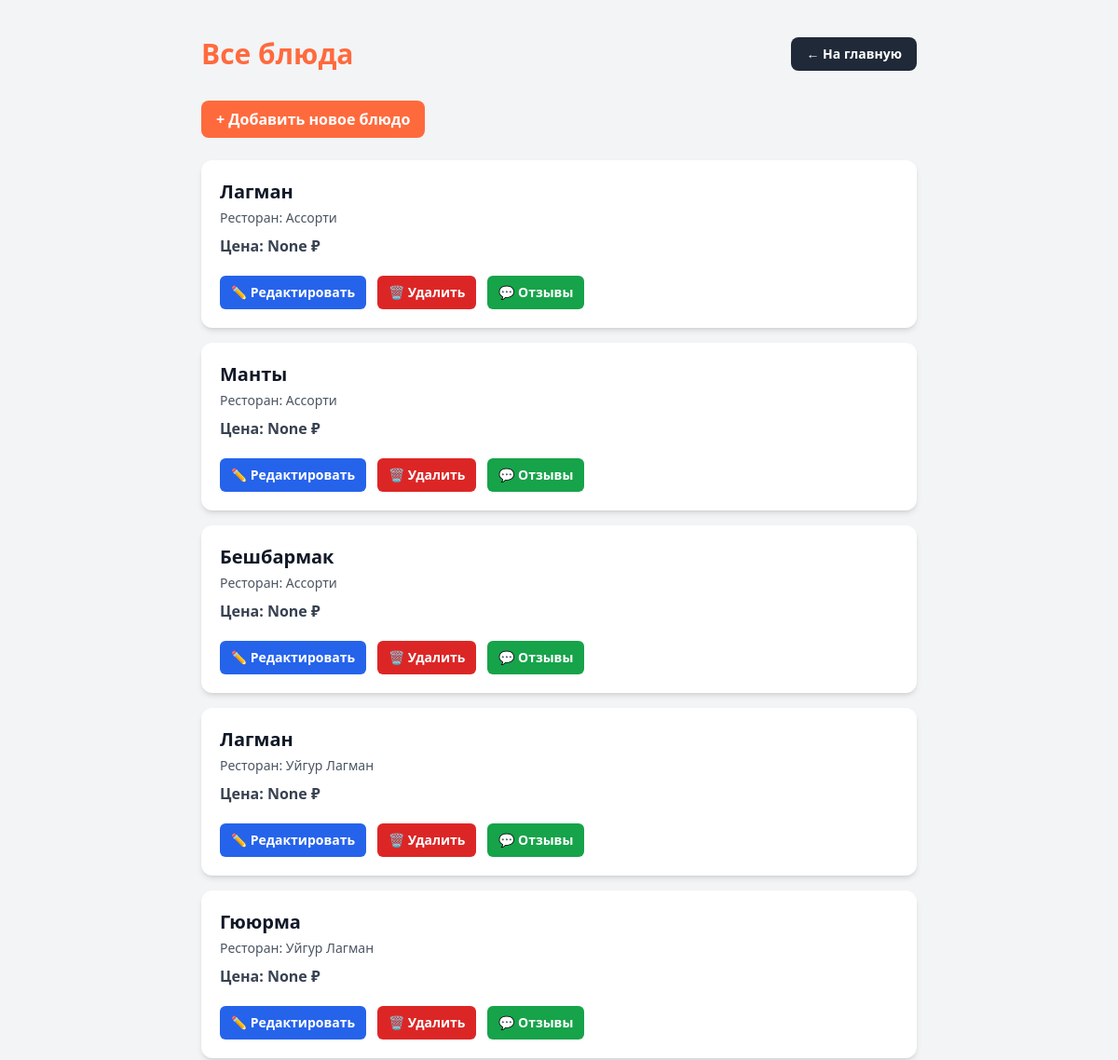
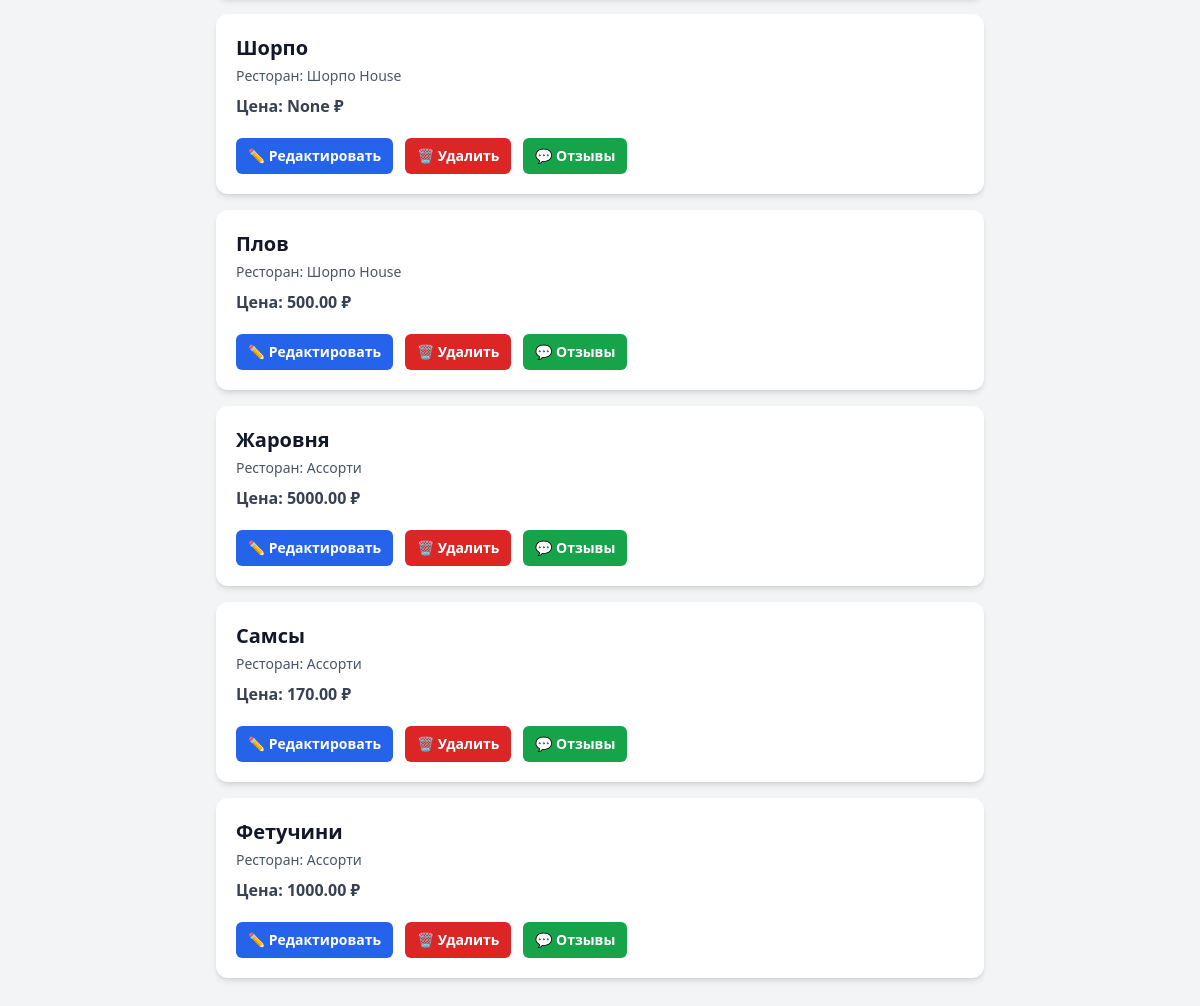
The app's page /dishes/ (signed in), older data (2 pictures, top to bottom).
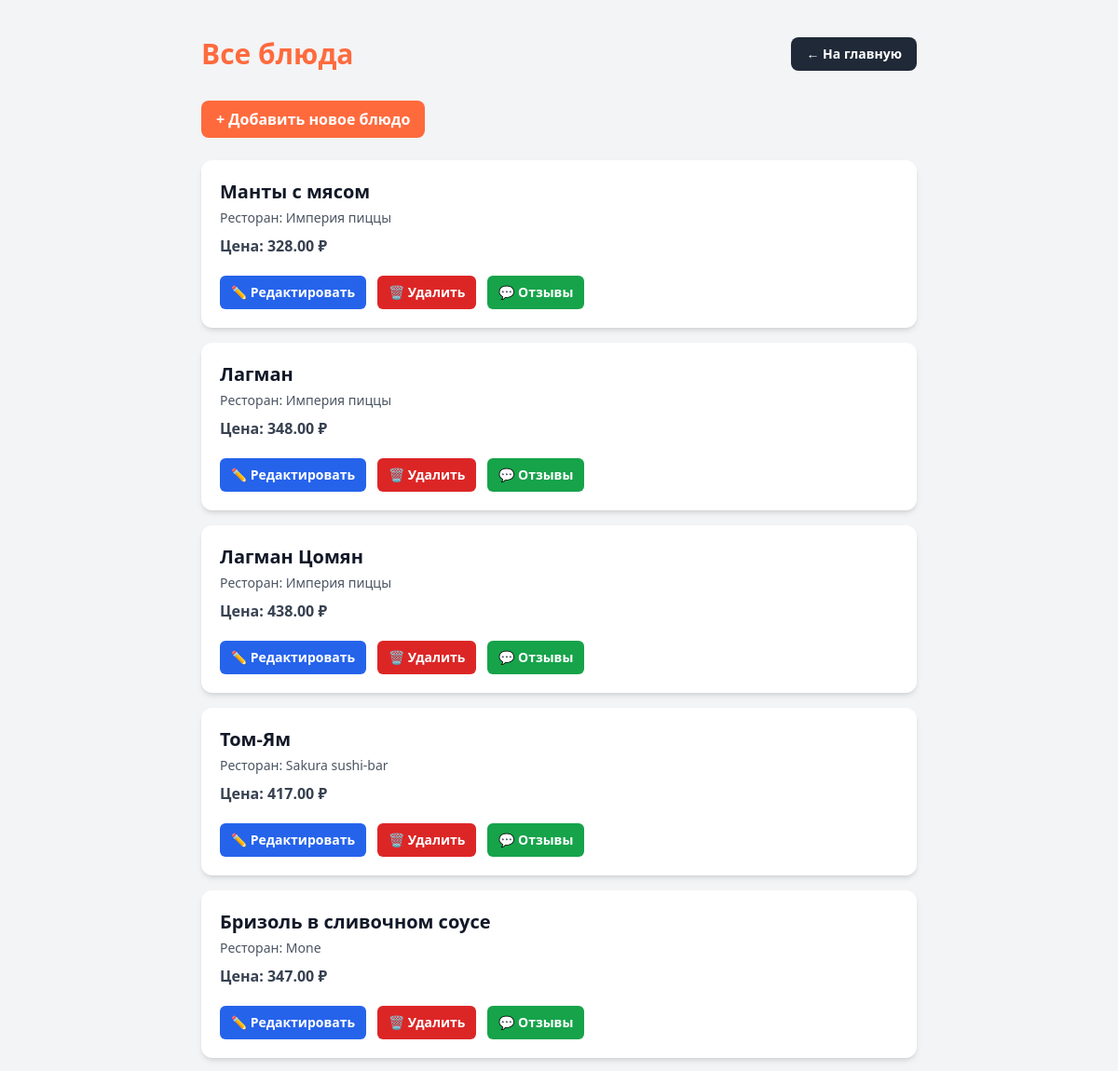
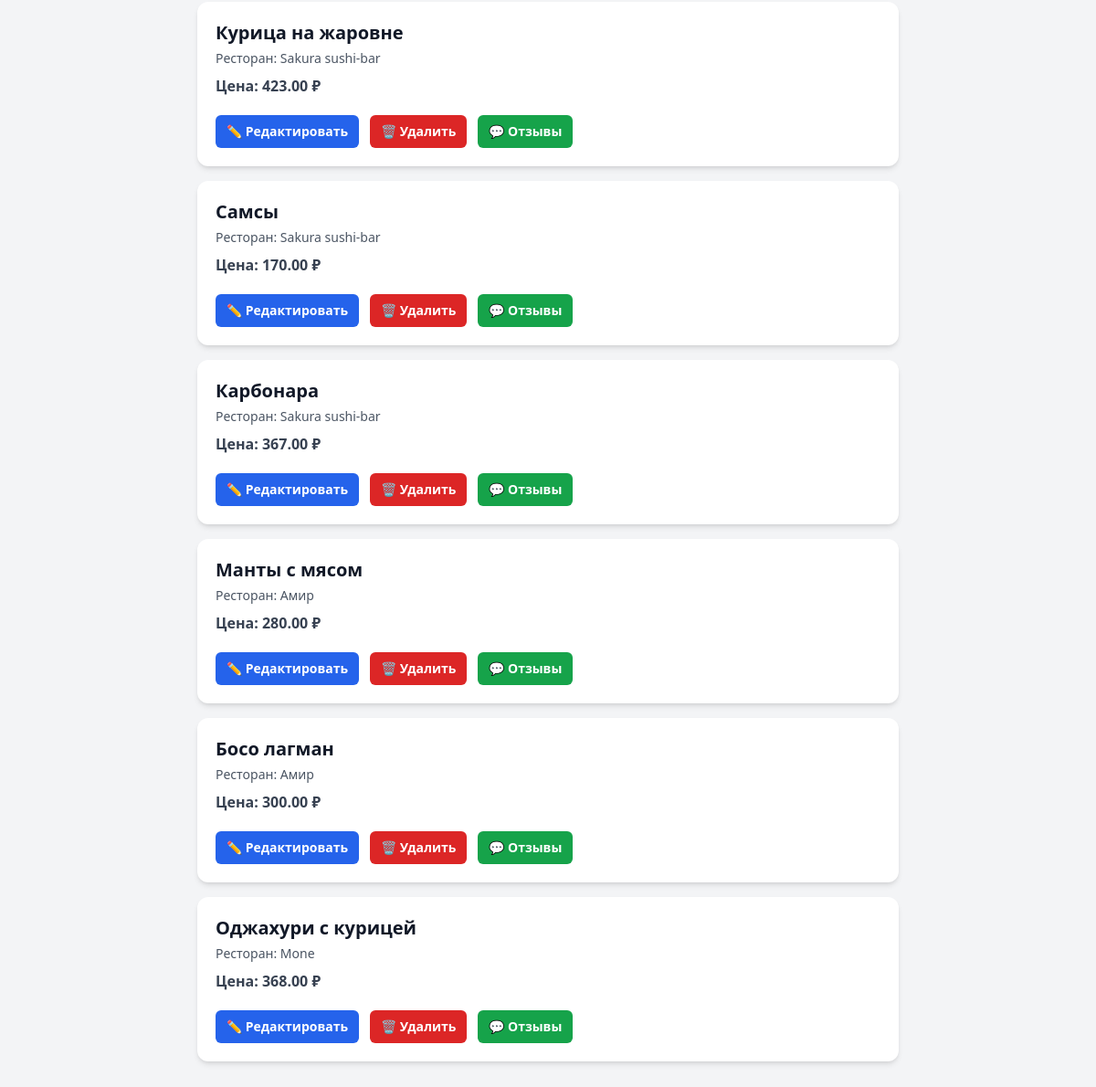
The same page, newer data (2 pictures, top to bottom).
### restaurants/models.py (models this page shows, shortened)
class Dish(models.Model):
    name = models.CharField(max_length=200)
    description = models.TextField(blank=True)
    price = models.DecimalField(max_digits=8, decimal_places=2, null=True, blank=True)
    restaurant = models.ForeignKey(Restaurant, on_delete=models.CASCADE, related_name='dishes')
    category = models.ForeignKey(Category, on_delete=models.SET_NULL, null=True, blank=True)
    ingredients = models.ManyToManyField(Ingredient, blank=True)
    created_at = models.DateTimeField(auto_now_add=True)

class Restaurant(models.Model):
    owner = models.ForeignKey(User, on_delete=models.CASCADE)
    name = models.CharField(max_length=200)
    address = models.CharField(max_length=300, blank=True)
    latitude = models.FloatField()
    longitude = models.FloatField()
    phone = models.CharField(max_length=50, blank=True)
    is_open = models.BooleanField(default=True)
    created_at = models.DateTimeField(auto_now_add=True)
    def __str__(self): return self.name

### restaurants/views.py (the view)
# urls.py: path('dishes/', DishListView.as_view(), name='dish-list'),
class DishListView(LoginRequiredMixin, ListView):
    model = Dish
    template_name = 'restaurants/dishes_list.html'

### restaurants/templates/restaurants/dishes_list.html (shortened to what this page needs)
<!DOCTYPE html>
<html lang="ru">
<head>
    <script src="https://cdn.tailwindcss.com"></script>
</head>
<body class="bg-gray-100 text-gray-900">
    <div class="max-w-3xl mx-auto py-10">
        <div class="flex justify-between items-center mb-8">
            <h1 class="text-3xl font-bold text-brand">Все блюда</h1>
            <a href="/"
               class="px-4 py-2 bg-gray-800 text-white rounded-lg font-semibold text-sm hover:bg-gray-900 transition">
                ← На главную
            </a>
        </div>
        <a href="{% url 'restaurants:dish-add' %}"
           class="inline-block mb-6 bg-brand text-white px-4 py-2 rounded-lg font-semibold hover:bg-orange-600 transition">
            + Добавить новое блюдо
        </a>
        {% for dish in object_list %}
            <div class="bg-white p-5 shadow-md rounded-xl mb-4">
                <h2 class="text-xl font-semibold">{{ dish.name }}</h2>
                <p class="text-gray-600 mt-1 text-sm">
                    Ресторан:
                    <span class="font-medium">{{ dish.restaurant }}</span>
                </p>
                <p class="text-gray-700 font-semibold mt-2">
                    Цена: {{ dish.price }} ₽
                </p>
                <div class="mt-5 flex gap-3">
                    <a href="{% url 'restaurants:dish-edit' dish.pk %}"
                       class="px-3 py-2 rounded-md bg-blue-600 text-white text-sm font-semibold hover:bg-blue-700 transition">
                        ✏️ Редактировать
                    </a>
                    <a href="{% url 'restaurants:dish-delete' dish.pk %}"
                       class="px-3 py-2 rounded-md bg-red-600 text-white text-sm font-semibold hover:bg-red-700 transition">
                        🗑 Удалить
                    </a>
                    <a href="{% url 'restaurants:add-review' dish.pk %}"
                       class="px-3 py-2 rounded-md bg-green-600 text-white text-sm font-semibold hover:bg-green-700 transition">
                        💬 Отзывы
                    </a>
                </div>
            </div>
        {% empty %}
            <p class="text-gray-500 italic">Пока нет ни одного блюда…</p>
        {% endfor %}
    </div>
</body>
</html>

Row changes from the older to the newer data that the page shows:
removed Dish: name "Лагман", restaurant "Ассорти", price "None"
removed Dish: name "Бешбармак", restaurant "Ассорти", price "None"
changed Dish (number 1 of 11 on the later page): name "Манты" → "Манты с мясом"; restaurant "Ассорти" → "Империя пиццы"; price "None" → "328.00"
changed Dish "Лагман": restaurant "Уйгур Лагман" → "Империя пиццы"; price "None" → "348.00"
changed Dish: name "Гююрма" → "Лагман Цомян"; restaurant "Уйгур Лагман" → "Империя пиццы"; price "None" → "438.00"
changed Dish: name "Шорпо" → "Том-Ям"; restaurant "Шорпо House" → "Sakura sushi-bar"; price "None" → "417.00"
changed Dish: name "Плов" → "Бризоль в сливочном соусе"; restaurant "Шорпо House" → "Mone"; price "500.00" → "347.00"
changed Dish: name "Жаровня" → "Курица на жаровне"; restaurant "Ассорти" → "Sakura sushi-bar"; price "5000.00" → "423.00"
changed through a linked row, Dish "Самсы": restaurant "Ассорти" → "Sakura sushi-bar"
changed Dish: name "Фетучини" → "Карбонара"; restaurant "Ассорти" → "Sakura sushi-bar"; price "1000.00" → "367.00"
added Dish: name "Манты с мясом", restaurant "Амир", price "280.00"
added Dish: name "Босо лагман", restaurant "Амир", price "300.00"
added Dish: name "Оджахури с курицей", restaurant "Mone", price "368.00"
